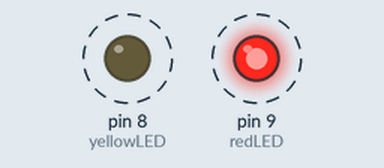
The sketch below on a simulated Arduino Uno, built with avr-gcc and run on an emulated ATmega328P. Parts: output pins drawn as LEDs (lit = HIGH). Dashed ring = blinking.

Above: at 0.2 s.
Timing chart, 0 to 4.6 s (numbered marks = the images above):
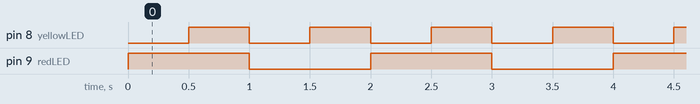

Measured:
- by itself, pin 8 (yellowLED): alternates HIGH for 0.50 s and LOW for 0.50 s
- by itself, pin 9 (redLED): alternates HIGH for 1.0 s and LOW for 1.0 s
- by itself, everything shown: repeats every 2.0 s, in 5 steps

The sketch:

TimerOne.ino
```cpp
#include <TimerOne.h>

String LEDStatus = "OFF";

int yellowLED = 8;
int redLED = 9;

void setup()
{
    // Pin 13 has an LED connected on most Arduino boards
    pinMode(yellowLED, OUTPUT);
    pinMode(redLED, OUTPUT);

    Timer1.initialize(500000); // 0.5 s
    Timer1.attachInterrupt(blinkYellow);
    Serial.begin(9600);

}

void loop()
{
    digitalWrite(redLED, HIGH);
    delay(1000);
    digitalWrite(redLED, LOW);
    delay(1000);
}

void blinkYellow()
{
    if(LEDStatus == "ON")
    {
        digitalWrite(yellowLED, LOW);
        LEDStatus = "OFF";
        return;
    }
    if(LEDStatus == "OFF")
    {
        digitalWrite(yellowLED, HIGH);
        LEDStatus = "ON";
        return;
    }
}
```
